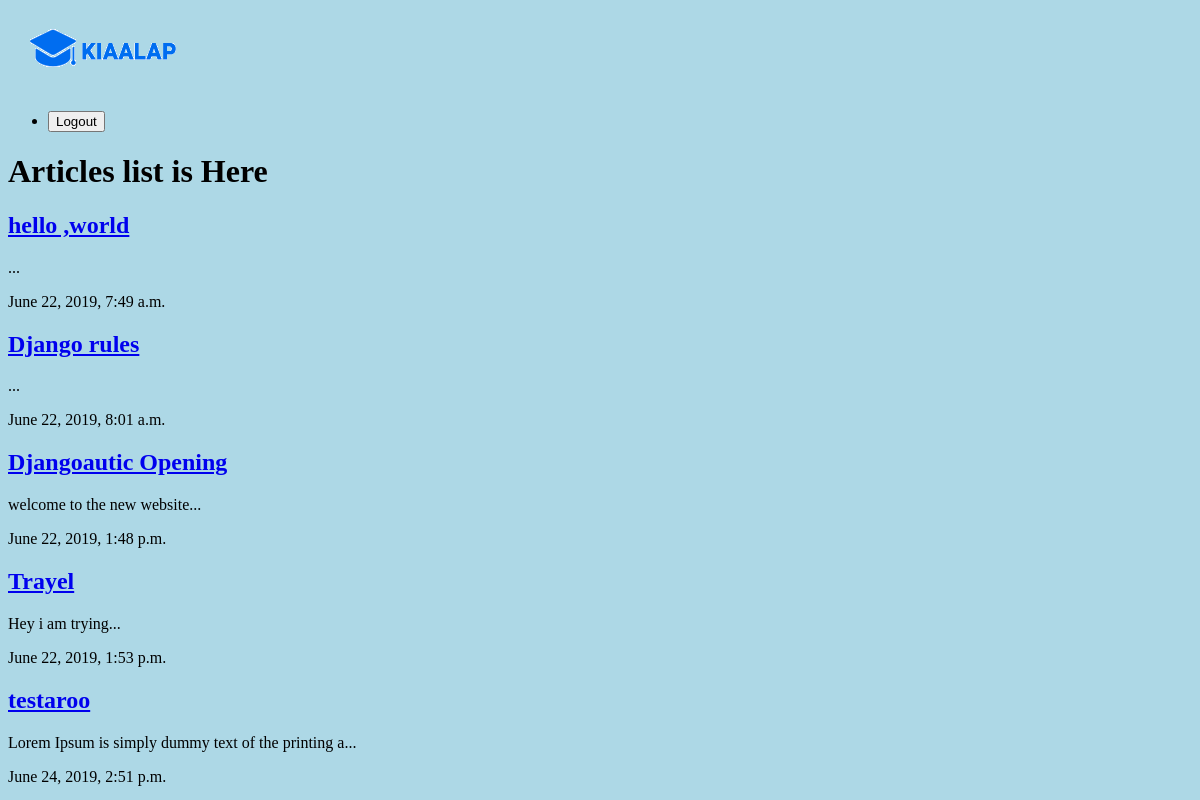
/articles/, run on an earlier commit of the app's database.
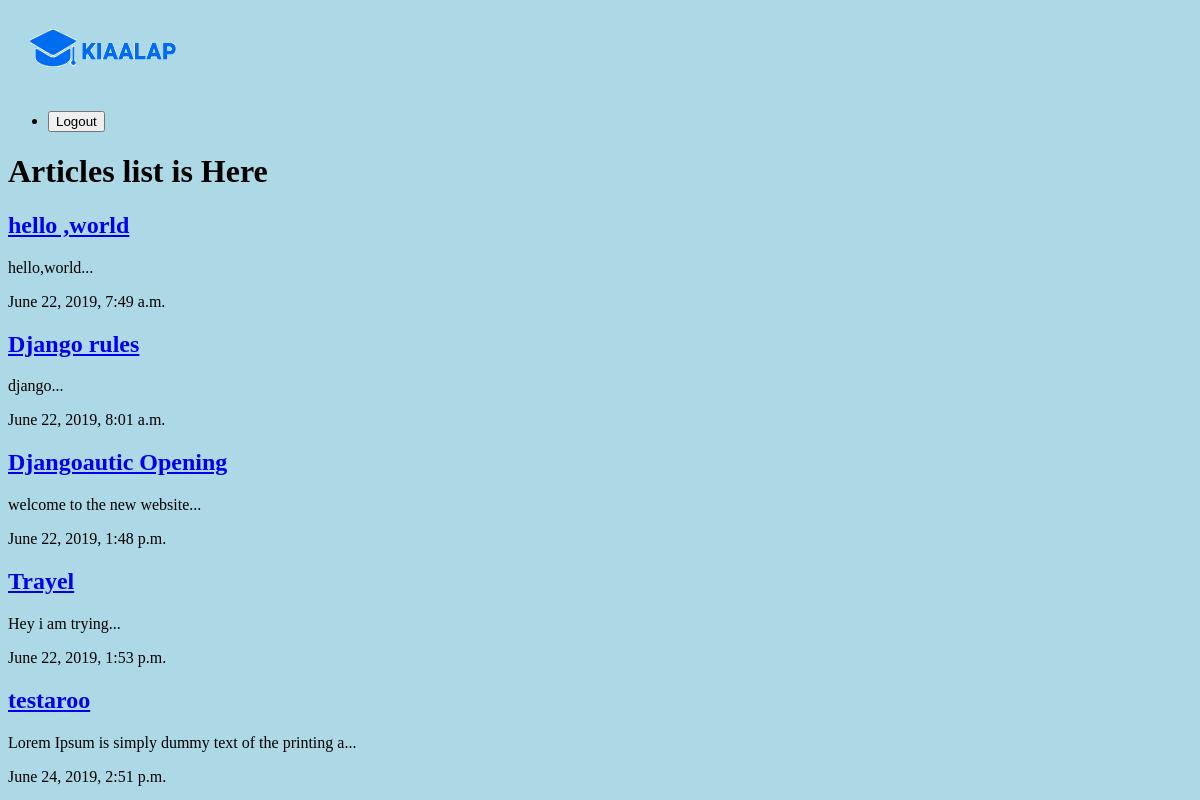
And on a later commit of the database.
### articles/models.py (models this page shows, shortened)
class Article(models.Model):
    title = models.CharField(max_length=100)
    slug = models.SlugField()
    body = models.TextField()
    date = models.DateTimeField(auto_now_add=True)
    thumb = models.ImageField(default='default.png',blank=True)
    def snippet(self):
        return self.body[:50] + "..."

### articles/views.py (the view)
def article_list(request):
    articles = Article.objects.all().order_by('date')
    return render(request,'articles/article_list.html',{'articles':articles})

### articles/templates/articles/article_list.html
{% extends 'base_layout.html' %}
{% block content %}
    <h1>Articles list is Here</h1>
    <div class="articles">
        {% for article in articles %}
            <div class="article">
            <h2><a href="{% url 'articles:detail' slug=article.slug %}">{{ article.title }}</a></h2>
            <p>{{ article.snippet }}</p>
            <p>{{ article.date}}</p>
            </div>
        {% endfor %}
    </div>
{% endblock %}

What changed in the data, as far as the page shows it:
changed Article "hello ,world": snippet "..." → "hello,world..."
changed Article "Django rules": snippet "..." → "django..."
